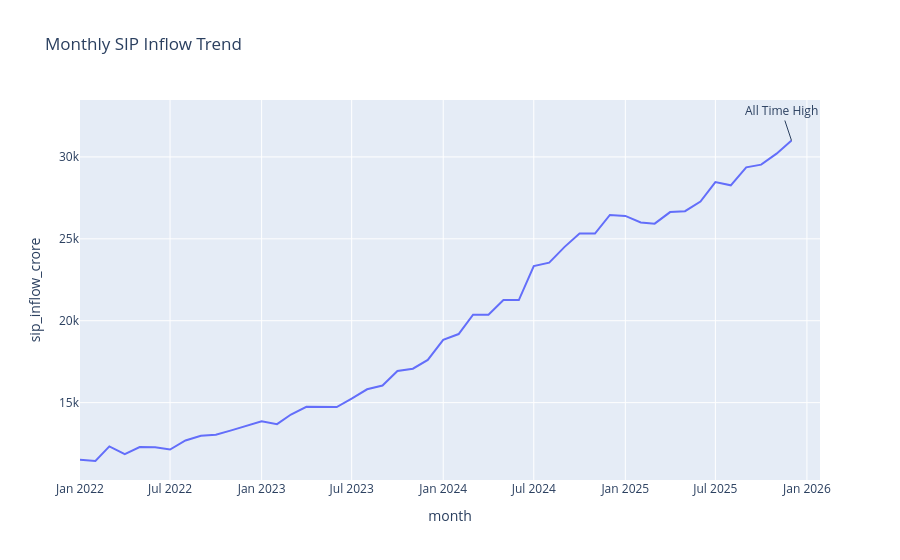

Write notebook code for a chart like this one.
### Code cell
sip["month"] = pd.to_datetime(
    sip["month"]
)

fig = px.line(

    sip,

    x="month",

    y="sip_inflow_crore",

    title="Monthly SIP Inflow Trend"

)

max_row = sip.loc[
    sip["sip_inflow_crore"].idxmax()
]

fig.add_annotation(

    x=max_row["month"],

    y=max_row["sip_inflow_crore"],

    text="All Time High",

    showarrow=True

)

fig.show()
